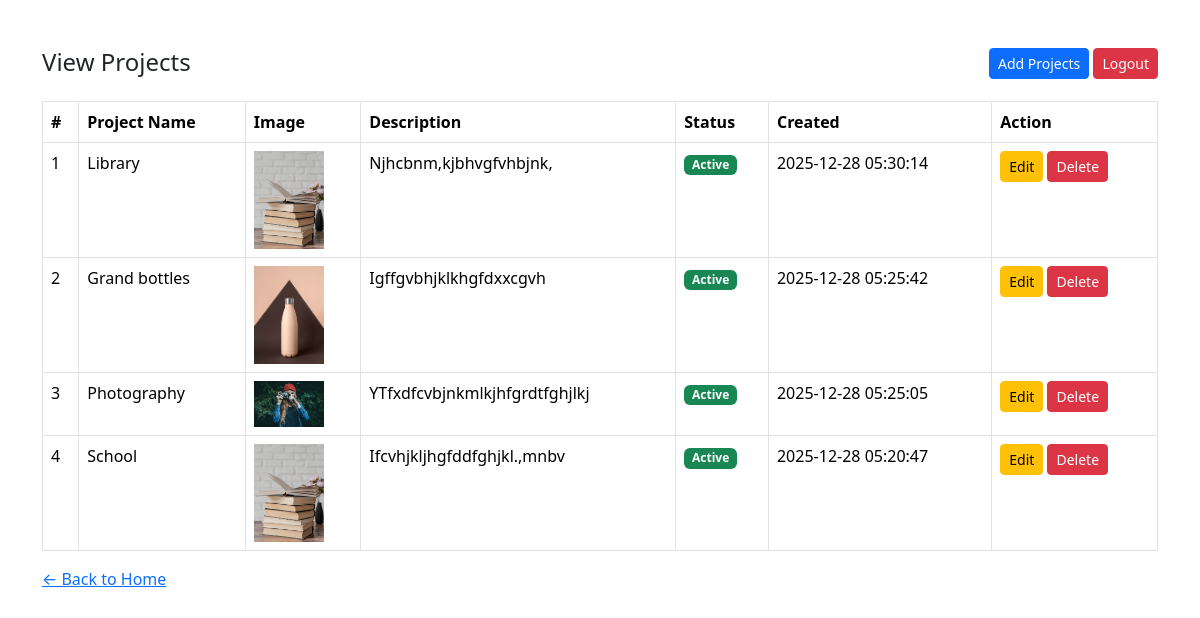
The page /admin/view.php on the database its author committed.
### tables this page shows
CREATE TABLE IF NOT EXISTS `projects` (
  `id` int NOT NULL AUTO_INCREMENT,
  `name` varchar(255) NOT NULL,
  `image` varchar(255) NOT NULL,
  `description` varchar(225) NOT NULL,
  `status` tinyint NOT NULL,
  `created_at` timestamp NOT NULL DEFAULT CURRENT_TIMESTAMP,
  PRIMARY KEY (`id`)
);

### admin/view.php (the view, shortened to what this page needs)
<?php
include 'db.php';
$result = $conn->query("SELECT * FROM projects ORDER BY id DESC");
?>
<!doctype html>
<html lang="en">
<head>
<link href="https://cdn.jsdelivr.net/npm/bootstrap@5.3.8/dist/css/bootstrap.min.css" rel="stylesheet">
</head>
<body>
<section class="py-5">
<div class="container">
<div class="col-md-12">
<div class="d-flex justify-content-between mb-3">
<h4>View Projects</h4>
<div>
<a href="add.php" class="btn btn-primary btn-sm">Add Projects</a>
<a href="logout.php" class="btn btn-danger btn-sm">Logout</a>
</div>
</div>
<table class="table table-bordered">
<thead>
<tr>
<th>#</th>
<th>Project Name</th>
<th>Image</th>
<th>Description</th>
<th>Status</th>
<th>Created</th>
<th>Action</th>
</tr>
</thead>
<tbody>
<?php
$i = 1;
if($result->num_rows > 0):
while($row = $result->fetch_assoc()):
?>
<tr>
<td><?= $i++; ?></td>
<td><?= $row['name']; ?></td>
<td><img src="uploads/<?= $row['image']; ?>" width="70"></td>
<td><?= $row['description']; ?></td>
<td>
<?= ($row['status']==1) ? "<span class='badge bg-success'>Active</span>" : "<span class='badge bg-danger'>Inactive</span>"; ?>
</td>
<td><?= $row['created_at']; ?></td>
<td>
<a href="edit.php?id=<?= $row['id']; ?>" class="btn btn-warning btn-sm">Edit</a>
<a href="delete.php?id=<?= $row['id']; ?>" class="btn btn-danger btn-sm"
   onclick="return confirm('Are you sure?')">Delete</a>
</td>
</tr>
<?php endwhile; else: ?>
<tr>
<td colspan="7" class="text-center text-danger">No Projects Found!</td>
</tr>
<?php endif; ?>
</tbody>
</table>
<a href="dashboard.php">← Back to Home</a>
</div>
</div>
</section>
</body>
</html>

### rows shown on the page
projects: name "Library", image (picture), description "Njhcbnm,kjbhvgfvhbjnk,", status "Active", created_at "2025-12-28 05:30:14"
projects: name "Grand bottles", image (picture), description "Igffgvbhjklkhgfdxxcgvh", status "Active", created_at "2025-12-28 05:25:42"
projects: name "Photography", image (picture), description "YTfxdfcvbjnkmlkjhfgrdtfghjlkj", status "Active", created_at "2025-12-28 05:25:05"
projects: name "School", image (picture), description "Ifcvhjkljhgfddfghjkl.,mnbv", status "Active", created_at "2025-12-28 05:20:47"
